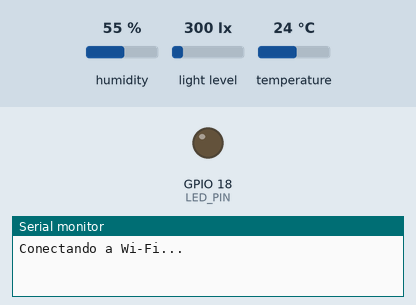
Bench run of a sketch on a simulated ESP32. Shown: output pins drawn as LEDs (lit = HIGH), the last lines printed to the serial monitor. The test bench sets the inputs (shaded band); at power-on: humidity 55 %, light level 300 lx, temperature 24 °C. WiFi joins after 1.5 s; servers stay silent unless stated; uploads are accepted with an empty reply.

Above: at 2.8 s.
At 62.96 s:
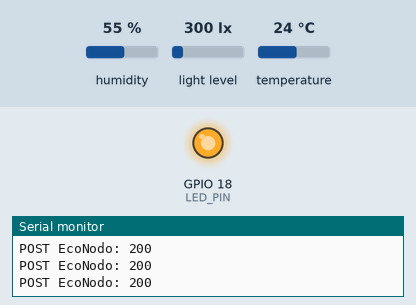
Timing chart, 0 to 67.3 s (numbered marks = the images above):
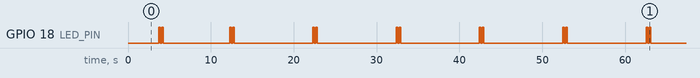

Measured:
- by itself, GPIO 18 (LED_PIN): moves between LOW and HIGH, repeating every 50.3 s
- by itself, everything shown: repeats every 50.3 s, in 20 steps

The sketch:

EcoNodo.ino
```cpp
#include <WiFi.h>
#include <HTTPClient.h>
#include <Wire.h>
#include <DHT.h>
#include <BH1750.h>

#if __has_include("config.local.h")
#include "config.local.h"
#else
#include "config.h"
#endif

constexpr uint8_t DHT_PIN = 4;
constexpr uint8_t LED_PIN = 18;
constexpr uint8_t SDA_PIN = 21;
constexpr uint8_t SCL_PIN = 22;
// El prototipo operativo mide y envía una muestra cada 10 segundos.
constexpr unsigned long INTERVAL_MS = 10000UL;

DHT dht(DHT_PIN, DHT22);
BH1750 lightMeter;
unsigned long lastCycle = 0;
bool firstCycle = true;
bool lightReady = false;

void blinkStatus(uint8_t times) {
  for (uint8_t i = 0; i < times; i++) {
    digitalWrite(LED_PIN, HIGH);
    delay(180);
    digitalWrite(LED_PIN, LOW);
    if (i + 1 < times) delay(180);
  }
}

bool ensureWifi() {
  if (WiFi.status() == WL_CONNECTED) return true;
  Serial.println("Conectando a Wi-Fi...");
  WiFi.disconnect();
  WiFi.begin(WIFI_SSID, WIFI_PASSWORD);
  unsigned long started = millis();
  while (WiFi.status() != WL_CONNECTED && millis() - started < 15000UL) {
    delay(250);
  }
  if (WiFi.status() != WL_CONNECTED) {
    Serial.println("Sin Wi-Fi; se intentará en el siguiente ciclo.");
    return false;
  }
  Serial.print("Wi-Fi listo. IP del nodo: ");
  Serial.println(WiFi.localIP());
  return true;
}

void sendReading() {
  float temperature = dht.readTemperature();
  float humidity = dht.readHumidity();
  float lux = lightReady ? lightMeter.readLightLevel() : -1;

  if (isnan(temperature) || isnan(humidity) || isnan(lux) ||
      temperature < -40 || temperature > 80 || humidity < 0 || humidity > 100 ||
      lux < 0 || lux > 65535) {
    Serial.println("Lectura inválida; no se envía.");
    blinkStatus(2);
    return;
  }
  if (!ensureWifi()) { blinkStatus(2); return; }

  String payload = "{\"node_id\":\"" + String(NODE_ID) +
                   "\",\"temperature_c\":" + String(temperature, 2) +
                   ",\"humidity_pct\":" + String(humidity, 2) +
                   ",\"illuminance_lux\":" + String(lux, 2) + "}";
  HTTPClient http;
  http.setTimeout(8000);
  if (!http.begin(SERVER_URL)) {
    Serial.println("URL del servidor inválida.");
    blinkStatus(2);
    return;
  }
  http.addHeader("Content-Type", "application/json");
  if (String(NODE_KEY).length()) http.addHeader("X-EcoNodo-Key", NODE_KEY);
  int code = http.POST(payload);
  Serial.print("POST EcoNodo: ");
  Serial.println(code);
  if (code != 201) Serial.println(http.getString());
  http.end();
  blinkStatus(code == 201 ? 1 : 2);
}

void setup() {
  Serial.begin(115200);
  pinMode(LED_PIN, OUTPUT);
  digitalWrite(LED_PIN, LOW);
  dht.begin();
  Wire.begin(SDA_PIN, SCL_PIN);
  lightReady = lightMeter.begin(BH1750::CONTINUOUS_HIGH_RES_MODE);
  if (!lightReady) Serial.println("BH1750 no detectado (dirección prevista 0x23).");
  WiFi.mode(WIFI_STA);
  WiFi.setAutoReconnect(true);
  delay(2000); // DHT22: esperar antes de la primera lectura.
}

void loop() {
  unsigned long now = millis();
  if (firstCycle || now - lastCycle >= INTERVAL_MS) {
    firstCycle = false;
    lastCycle = now;
    sendReading();
  }
  delay(100);
}
```

config.h
```cpp
#pragma once

// Copia este archivo como config.local.h y escribe los datos reales allí.
// config.local.h se ignora en Git; no lo compartas con claves reales.
#define WIFI_SSID "NOMBRE_RED_2_4_GHZ"
#define WIFI_PASSWORD "CLAVE_WIFI"
#define SERVER_URL "http://192.168.1.100:5000/api/lecturas"
#define NODE_KEY ""
#define NODE_ID "econodo-1"
```
